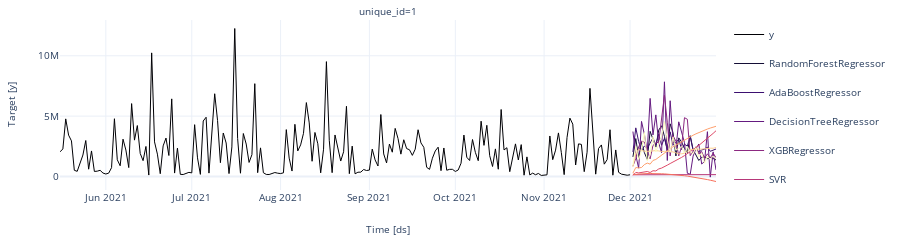

Write notebook code for a chart like this one.
### Code cell
plot_series(train, forecast_df,  max_insample_length=200, palette="magma", engine="plotly")

### Figure 1 — Plotly figure (JSON) as saved in the notebook; plotly's stock layout.template omitted (floating-point values rounded to 4 significant figures; data arrays with more than 128 entries replaced by an {"elided": "..."} marker saying what was removed)
{"data": [{"legendgroup": "y", "line": {"color": "#000004", "width": 1}, "mode": "lines", "name": "y", "showlegend": true, "type": "scatter", "x": {"elided": "230 str values"}, "xaxis": "x", "y": {"elided": "230 int values"}, "yaxis": "y"}, {"legendgroup": "RandomForestRegressor", "line": {"color": "#140e36", "width": 1}, "mode": "lines", "name": "RandomForestRegressor", "showlegend": true, "type": "scatter", "x": {"elided": "230 str values"}, "xaxis": "x", "y": {"elided": "230 float values"}, "yaxis": "y"}, {"legendgroup": "AdaBoostRegressor", "line": {"color": "#3b0f70", "width": 1}, "mode": "lines", "name": "AdaBoostRegressor", "showlegend": true, "type": "scatter", "x": {"elided": "230 str values"}, "xaxis": "x", "y": {"elided": "230 float values"}, "yaxis": "y"}, {"legendgroup": "DecisionTreeRegressor", "line": {"color": "#641a80", "width": 1}, "mode": "lines", "name": "DecisionTreeRegressor", "showlegend": true, "type": "scatter", "x": {"elided": "230 str values"}, "xaxis": "x", "y": {"elided": "230 float values"}, "yaxis": "y"}, {"legendgroup": "XGBRegressor", "line": {"color": "#8c2981", "width": 1}, "mode": "lines", "name": "XGBRegressor", "showlegend": true, "type": "scatter", "x": {"elided": "230 str values"}, "xaxis": "x", "y": {"elided": "230 float values"}, "yaxis": "y"}, {"legendgroup": "SVR", "line": {"color": "#b73779", "width": 1}, "mode": "lines", "name": "SVR", "showlegend": true, "type": "scatter", "x": {"elided": "230 str values"}, "xaxis": "x", "y": {"elided": "230 float values"}, "yaxis": "y"}, {"legendgroup": "RANSACRegressor", "line": {"color": "#de4968", "width": 1}, "mode": "lines", "name": "RANSACRegressor", "showlegend": true, "type": "scatter", "x": {"elided": "230 str values"}, "xaxis": "x", "y": {"elided": "230 float values"}, "yaxis": "y"}, {"legendgroup": "HuberRegressor", "line": {"color": "#f7705c", "width": 1}, "mode": "lines", "name": "HuberRegressor", "showlegend": true, "type": "scatter", "x": {"elided": "230 str values"}, "xaxis": "x", "y": {"elided": "230 float values"}, "yaxis": "y"}, {"legendgroup": "TheilSenRegressor", "line": {"color": "#fe9f6d", "width": 1}, "mode": "lines", "name": "TheilSenRegressor", "showlegend": true, "type": "scatter", "x": {"elided": "230 str values"}, "xaxis": "x", "y": {"elided": "230 float values"}, "yaxis": "y"}, {"legendgroup": "KNeighborsRegressor", "line": {"color": "#fecf92", "width": 1}, "mode": "lines", "name": "KNeighborsRegressor", "showlegend": true, "type": "scatter", "x": {"elided": "230 str values"}, "xaxis": "x", "y": {"elided": "230 float values"}, "yaxis": "y"}, {"legendgroup": "CatBoostRegressor", "line": {"color": "#fcfdbf", "width": 1}, "mode": "lines", "name": "CatBoostRegressor", "showlegend": true, "type": "scatter", "x": {"elided": "230 str values"}, "xaxis": "x", "y": {"elided": "230 float values"}, "yaxis": "y"}], "layout": {"annotations": [{"font": {"size": 10}, "showarrow": false, "text": "unique_id=1", "x": 0.5, "xanchor": "center", "xref": "paper", "y": 1, "yanchor": "bottom", "yref": "paper"}, {"font": {"size": 10}, "showarrow": false, "text": "Time [ds]", "x": 0.5, "xanchor": "center", "xref": "paper", "y": 0, "yanchor": "top", "yref": "paper", "yshift": -30}, {"font": {"size": 10}, "showarrow": false, "text": "Target [y]", "textangle": -90, "x": 0, "xanchor": "right", "xref": "paper", "xshift": -40, "y": 0.5, "yanchor": "middle", "yref": "paper"}], "autosize": true, "font": {"size": 10}, "height": 200, "margin": {"b": 50, "l": 60, "r": 10, "t": 20}, "xaxis": {"anchor": "y", "domain": [0, 1], "showticklabels": true, "visible": true}, "yaxis": {"anchor": "x", "domain": [0, 1]}}}
